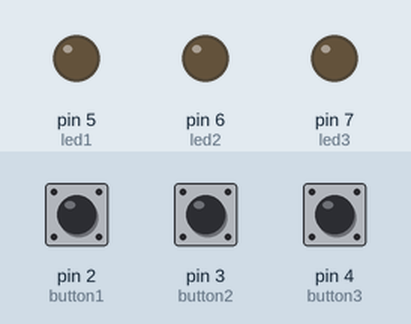
Recording of a sketch running on a simulated Arduino Uno, built with avr-gcc and run on an emulated ATmega328P. Shown: output pins drawn as LEDs (lit = HIGH). The test bench sets the inputs (shaded band); at power-on: pin 2 (button1) LOW, pin 3 (button2) LOW, pin 4 (button3) LOW.

Above: at 1.2 s.
1.3 s: pin 2 (button1) pulled HIGH for 0.15 s
At 2.4 s:
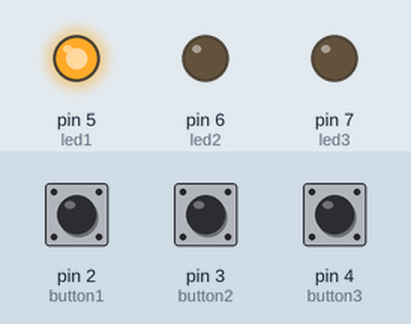
2.9 s: pin 3 (button2) pulled HIGH for 0.15 s
At 3.7 s:
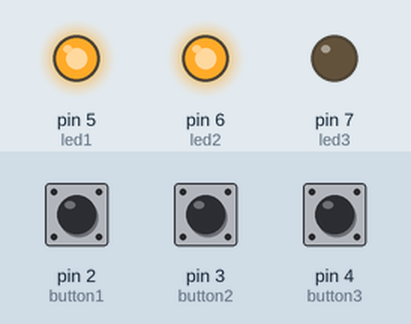
4.5 s: pin 4 (button3) pulled HIGH for 0.15 s
At 5.8 s:
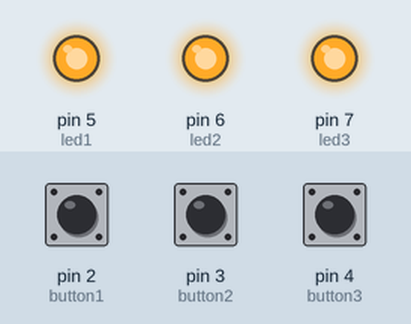
6.1 s: pin 2 (button1) pulled HIGH for 1 s
At 8.3 s:
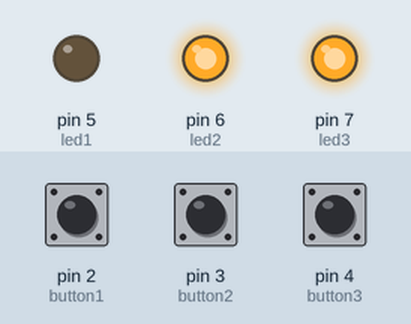
8.6 s: pin 3 (button2) pulled HIGH for 1 s
At 10.4 s:
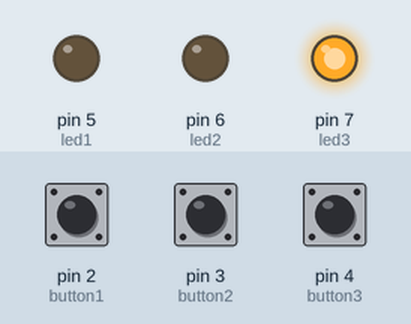
11.1 s: pin 2 (button1) pulled HIGH for 0.15 s
At 12.3 s:
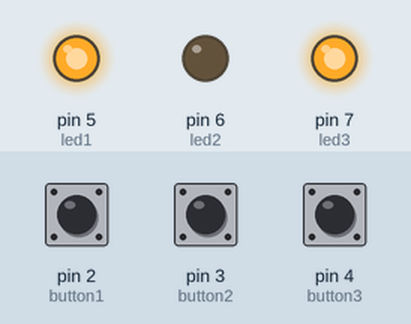
Timing chart, 0 to 13.7 s (numbered marks = the images above; inputs shaded):
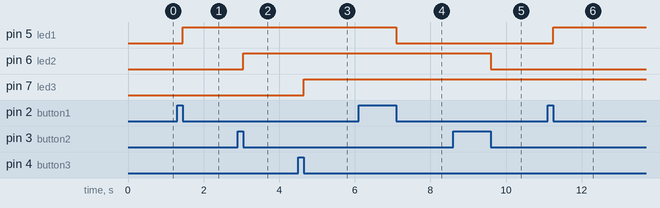

The sketch:

3-11-21_Arduino_LED_Button_Lock.ino
```cpp
// Inisialisasi pin Arduino
int button1 = 2, button2 = 3, button3 = 4;
int led1 = 5, led2 = 6, led3 = 7;

// Inisialisasi variabel
int buttonReadAkhir1 = 0,buttonReadAkhir2 = 0, buttonReadAkhir3 = 0;
int nilai1 = 0, nilai2 = 0, nilai3 = 0;

void setup() {
  Serial.begin(9600);
  // Deklarasi I/O
  for(int i = 2; i <= 4; i++)
  {
    pinMode(i, INPUT);
  }
  for(int i = 5; i <= 7; i++)
  {
    pinMode(i, OUTPUT);
  }
}

void loop() {
  // Membaca nilai pada button
  int buttonRead1 = digitalRead(button1);
  int buttonRead2 = digitalRead(button2);
  int buttonRead3 = digitalRead(button3);

  // Logika button 1
  if(buttonRead1 == 1 && buttonReadAkhir1== 0){
    buttonReadAkhir1 = 1;
  }
  else if(buttonRead1 == 0 && buttonReadAkhir1 == 1){
    buttonReadAkhir1 = 0;
    nilai1 = nilai1 + 1;
  }

  if(nilai1 == 1){
    digitalWrite(led1, HIGH);
  }
  else if(nilai1 != 1){
    digitalWrite(led1, LOW);
    nilai1 = 0;
  }

  // Logika button 2
  if(buttonRead2 == 1 && buttonReadAkhir2== 0){
  buttonReadAkhir2 = 1;
  }
  else if(buttonRead2 == 0 && buttonReadAkhir2 == 1){
    buttonReadAkhir2 = 0;
    nilai2 = nilai2 + 1;
  }

  if(nilai2 == 1){
    digitalWrite(led2, HIGH);
  }
  else if(nilai2 != 1){
    digitalWrite(led2, LOW);
    nilai2 = 0;
  }

  // Logika button 3
  if(buttonRead3 == 1 && buttonReadAkhir3== 0){
    buttonReadAkhir3 = 1;
  }
  else if(buttonRead3 == 0 && buttonReadAkhir3 == 1){
    buttonReadAkhir3 = 0;
    nilai3 = nilai3 + 1;
  }

  if(nilai3 == 1){
    digitalWrite(led3, HIGH);
  }
  else if(nilai3 != 1){
    digitalWrite(led3, LOW);
    nilai3 = 0;
  }
}
```

Measured:
- after the input at 1.3 s, pin 5 (led1): LOW → HIGH after 0.15 s
- after the input at 2.9 s, pin 6 (led2): LOW → HIGH after 0.15 s
- after the input at 4.5 s, pin 7 (led3): LOW → HIGH after 0.15 s
- after the input at 6.1 s, pin 5 (led1): HIGH → LOW after 1.0 s
- after the input at 8.6 s, pin 6 (led2): HIGH → LOW after 1.0 s
- after the input at 11.1 s, pin 5 (led1): LOW → HIGH after 0.15 s
